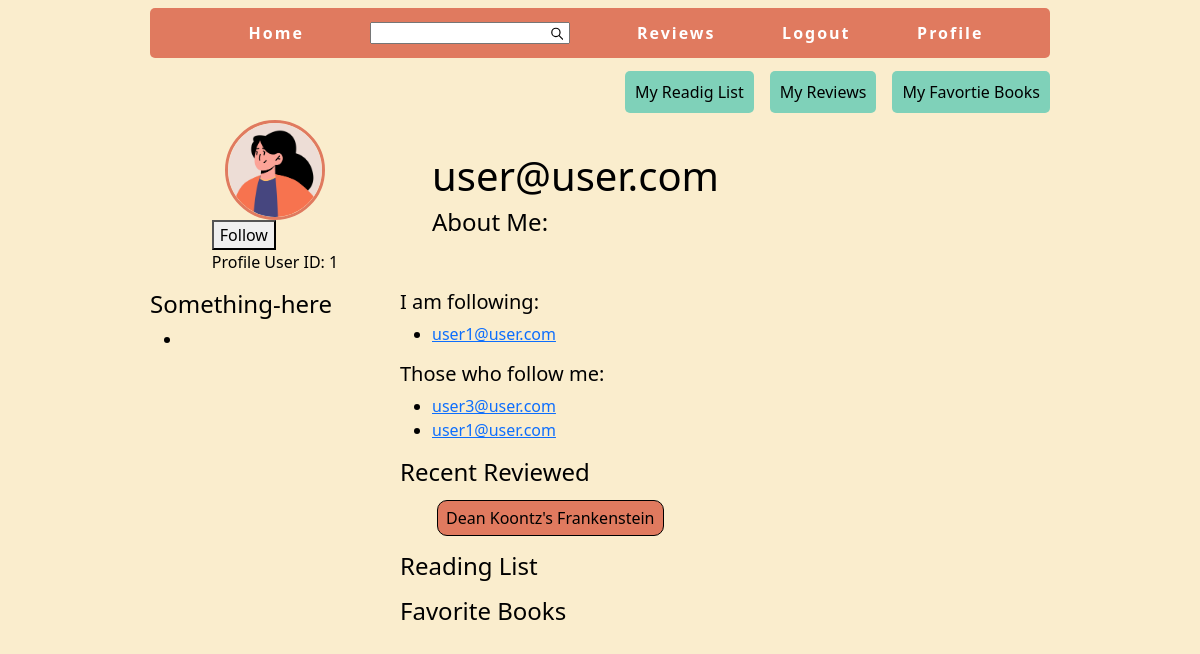
The app's page /general_profile_page/1 with its own data.
### book_data/models.py (models this page shows)
class Following(models.Model):
    follower = models.ForeignKey(User, related_name='following', on_delete=models.CASCADE)
    following = models.ForeignKey(User, related_name='followers', on_delete=models.CASCADE)
    created_at = models.DateTimeField(auto_now_add=True)
    class Meta:
        db_table = "following"
        unique_together = ('follower', 'following')

class Reviews(models.Model):
    reviewer = models.ForeignKey(User, on_delete=models.CASCADE)
    book_title = models.CharField(max_length=120)
    book_id = models.CharField(max_length=50)
    cover_id = models.CharField(max_length=50)
    content = models.TextField()
    rating = models.IntegerField()
    created_at = models.DateTimeField(auto_now_add=True)
    class Meta:
        db_table = "reviews"

### book_data/views.py (the view)
# urls.py: path('general_profile_page/<int:user_id>', general_profile_page, name='general_profile_page'),
def general_profile_page(request, user_id):
    user = User.objects.get(id=user_id)
    profile = user.profile
    try:
        avatar_url = profile.avatar.url
    except ObjectDoesNotExist:
        avatar_url = None
    try:
        bio = profile.bio
    except ObjectDoesNotExist:
        bio = None
    try:
        reading_list = ReadingList.objects.filter(user=profile.user)
    except ObjectDoesNotExist:
        reading_list = None
    try:
        reviews = Reviews.objects.filter(reviewer=profile.user).order_by('-created_at')[:10]
    except ObjectDoesNotExist:
        reviews = None
    try:
        favorite_books = FavoriteBooks.objects.filter(user=profile.user)
    except ObjectDoesNotExist:
        favorite_books = None
    try:
        following = Following.objects.filter(follower=profile.user).order_by('-created_at')
    except ObjectDoesNotExist:
        following = None
    try:
        followers = Following.objects.filter(following=profile.user).order_by('-created_at')
    except ObjectDoesNotExist:
        followers = None
    context = {
        'user': user,
        'user_id': user_id,
        'reading_list': reading_list,
        'reviews': reviews,
        'favorite_books': favorite_books,
        'avatar_url': avatar_url,
        'bio': bio,
        'following': following,
        'followers': followers
    }
    return render(request, 'book_data/general_profile_page.html', context)

### book_data/templates/book_data/general_profile_page.html (shortened to what this page needs)
{% extends 'book_data/layout.html' %}
{% load static %}
{% block extra_css %}
    <link rel="stylesheet" href="{% static 'style/profile_page.css' %}">
{% endblock %}
{% block content %}
    <div class="grid-container">
        <div class="profile-contianer">
            <div class="avatar-img-div">
                {% if avatar_url %}
                <img src="{{ avatar_url }}" alt="Profile Avatar">
                {% else %}
                    <img src="/book_search/media/avatars/avatar.png" alt="Profile Avatar">
                {% endif %}
            </div>
            <div>
                <form action="{% url 'follow' %}" method="POST">
                    <button type="submit">Follow</button>
                </form>
                <p>Profile User ID: {{ user_id }}</p>
            </div>
        </div>
        <div class="settings">
            <h4>Something-here</h4>
            <ul>
                <li></li>
            </ul>
        </div>
        <div class="biography">
            <h1>{{ user }}</h1>
            <h4>About Me:</h4>
        </div>
        <div class="followers">
            <div>
                <h5>I am following: </h5>
                <ul>
                    {% for item in following %}
                    <li>
                        <a href="{% url 'general_profile_page' user_id=item.following.profile.id %}">{{ item.following }}</a>
                    </li>
                    {% endfor %}
                </ul>
            </div>
            <div>
                <h5>Those who follow me:</h5>
                <ul>
                    {% for item in followers %}
                    <li>
                       <a href="{% url 'general_profile_page' user_id=item.follower.profile.id %}"> {{ item.follower }}</a>
                    </li>
                    {% endfor %}
                </ul>
            </div>
        </div>
        <div class="reviews">
            <h4>Recent Reviewed</h4>
            <ul class="review-list">
                {% for review in reviews %}
                    <li>
                        {{ review.book_title }}
                    </li>
                {% endfor %}
            </ul>
        </div>
        <div class="reading-list">
            <h4>Reading List</h4>
        </div>
        <div class="recent-reviews">
            <h4>Favorite Books</h4>
        </div>
    </div>
{% endblock %}

### book_data/static/style/main_style.css (style rules this page uses)
* { box-sizing: border-box; }
body { color: black; background-color: #faedcd; padding: 0; margin: 0; }

### book_data/static/style/profile_page.css (style rules this page uses)
* { box-sizing: border-box; }
.grid-container { display: grid; grid-template-columns: 250px 1fr; grid-template-rows: repeat(5, auto) ; grid-template-areas: "pic biography" "settings followers" "settings reviews-number" "settings eading-list" "settings recent-reviews"; margin-left: 12.5%; margin-right: 12.5%; }
.profile-contianer { display: flex; flex-direction: column; align-items: center; justify-content: center; max-height: 300px; }
.biography { padding: 2rem; }
.settings { grid-area: settings; }
.review-list li { display: inline-block; border: black solid 1px; border-radius: 10px; background-color: #e07a5f; padding: 5px; padding-left: 8px; padding-right: 8px; margin-left: 5px; margin-top: 5px; }

### records on screen
Following: following "user1@user.com"
Following: follower "user3@user.com"
Following: follower "user1@user.com"
Reviews: book_title "Dean Koontz's Frankenstein"

### other values on screen
{{ user_id }} "1"
{{ user }} "user@user.com"
